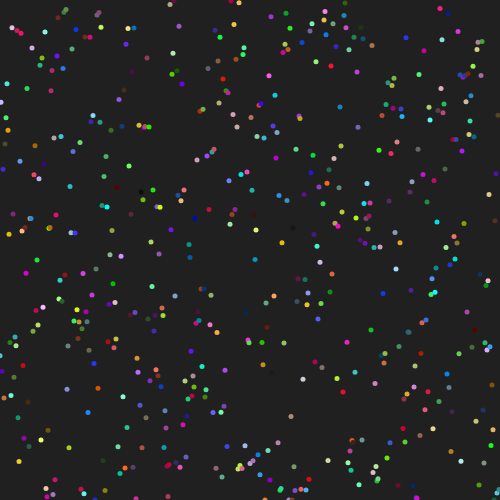
Frame 1 (no input)
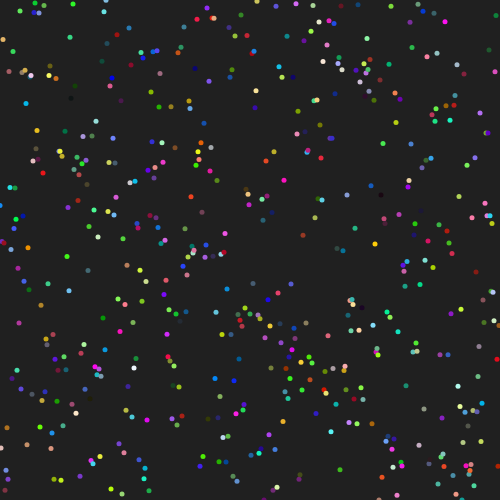
Frame 60 (no input)
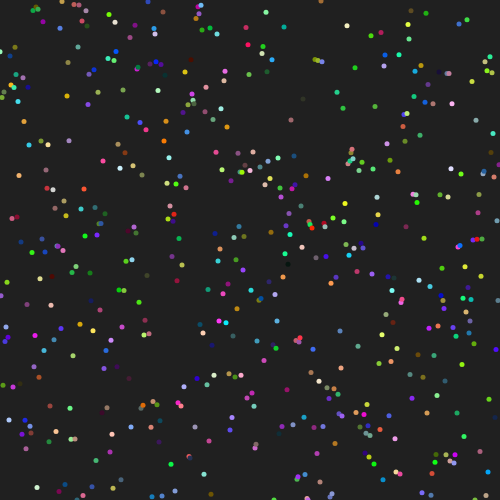
Frame 120 (the mouse pressed at the canvas centre since frame 60)

The p5.js sketch that drew these frames (run headless with seeded random() and noise() and a simulated clock; from frame 60 on, the mouse is pressed at the canvas centre):

// p5.js sketch
// ── sketch.js
// Initalisieren und deklarieren der Variablen
const konfetti = [];
var gravity;

function setup() {
  createCanvas(500, 500);

// Festlegen der Starthöhe
  for(let x = 0; x < width; x++) {
    konfetti[x] = random(height); 
  }

// Festlegen der Gravitation -> 0 = Norden, 1 = Osten, 2 = Süden, 3 = Westen
  gravity = random(3);
  gravity = round(gravity);

// Festlegen der Farbe und Größe
  stroke(random(255),random(255),random(255));
  const ctx = canvas.getContext('2d');
  ctx.lineWidth = 5;
}

function draw() {
  background(32);

  // Bewegen der Punkte (Konfetti) gemäß geltender Gravitation

  for (let x = 0; x < konfetti.length; x++) {
    // Bestimmen der Richtung (hin zum / weg vom Koordinatenursprung)
    // Hin zum Koordinatenursprung 
    if (gravity == 0 || gravity == 3) {
      konfetti[x] -= random(5);
      // Verhindern des Rausfallens aus dem Canvas
      if (konfetti[x] < 0) {
        konfetti[x] = height;
      }
    } 

    // Weg vom Koordinatenursprung
    else if (gravity == 2 || gravity == 1) {
      konfetti[x] += random(5); 
      // Verhindern des Rausfallens aus dem Canvas
      if (konfetti[x] > height) {
        konfetti[x] = 0;
      }
    }

    // Bestimmen der Falllinie (horizontal oder vertikal)
    // horizontal
    if (gravity == 1 || gravity == 3) {
      point(konfetti[x], x);
    }
    // vertikal
    else {
      point(x, konfetti[x]);
    }
    
    stroke(random(255),random(255),random(255))
  }
}
